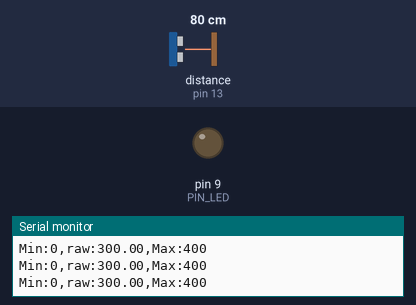
Simulated run of this sketch. Board: Arduino Uno, built with avr-gcc and run on an emulated ATmega328P. Shown: output pins drawn as LEDs (lit = HIGH), the last lines printed to the serial monitor. Wiring (inferred from the names in the program): ultrasonic range finder: trigger pin 12; echo pin 13. The inputs (shaded band) are chosen by the test bench; at power-on: distance to the obstacle (sensor on pin 13) 80 cm. The echo pulse lasts 58.3 µs per cm; pins used as bus, display or sensor lines are not drawn.

Above: at 1.3 s.
1.4 s: distance to the obstacle (sensor on pin 13) set to 34 cm
2.9 s: distance to the obstacle (sensor on pin 13) set to 28 cm
At 4.8 s:
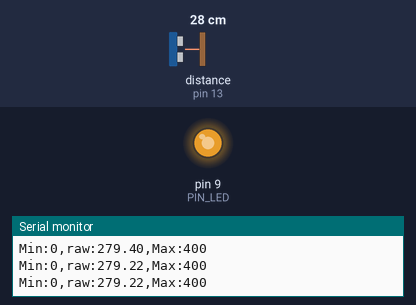
5.9 s: distance to the obstacle (sensor on pin 13) set to 18 cm
At 6.12 s:
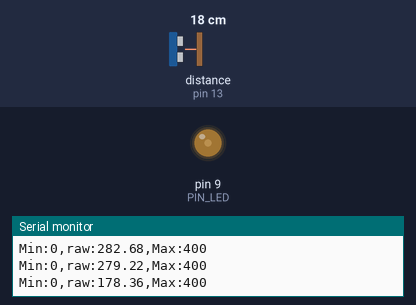
Timing chart, 0 to 14.9 s (numbered marks = the images above; inputs shaded):
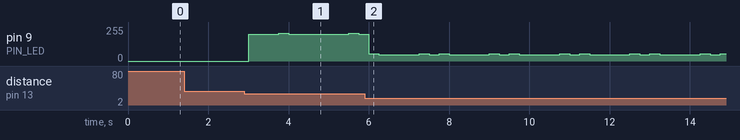

Measured:
- the behaviour switches between 31 and 30 cm on distance to the obstacle (sensor on pin 13) (found by bisection; images 0 and 1)
- after the input at 2.9 s, pin 9 (PIN_LED): goes 202/255 0.75 s, 210/255 0.25 s, 202/255 1.5 s, 210/255 0.25 s, then 202/255, starting after 0.10 s

The sketch:

08_practice_1.ino
```cpp
// Arduino pin assignment
#define PIN_LED 9
#define PIN_TRIG 12
#define PIN_ECHO 13

// configurable parameters
#define SND_VEL 346.0 // sound velocity at 24 celsius degree (unit: m/s)
#define INTERVAL 250 // sampling interval (unit: ms)
#define _DIST_MIN 100.0 // minimum distance to be measured (unit: mm)
#define _DIST_MAX 300.0 // maximum distance to be measured (unit: mm)

// global variables
float timeout; // unit: us
float dist_min, dist_max, dist_raw; // unit: mm
unsigned long last_sampling_time; // unit: ms
float scale; // used for pulse duration to distance conversion
float brightness;

void setup() {
// initialize GPIO pins
  pinMode(PIN_LED,OUTPUT);
  pinMode(PIN_TRIG,OUTPUT);
  digitalWrite(PIN_TRIG, LOW);
  pinMode(PIN_ECHO,INPUT);

// initialize USS related variables
  dist_min = _DIST_MIN;
  dist_max = _DIST_MAX;
  timeout = (INTERVAL / 2) * 1000.0; // precalculate pulseIn() timeout value. (unit: us)
  dist_raw = 0.0; // raw distance output from USS (unit: mm)
  scale = 0.001 * 0.5 * SND_VEL;
  brightness = 0.0;

// initialize serial port
  Serial.begin(57600);

// initialize last sampling time
  last_sampling_time = 0;
}

void loop() {
// wait until next sampling time.
// millis() returns the number of milliseconds since the program started. Will overflow after 50 days.
  if(millis() < last_sampling_time + INTERVAL) return;

// get a distance reading from the USS
  dist_raw = USS_measure(PIN_TRIG,PIN_ECHO);


// turn on the LED if the distance is between dist_min and dist_max
  if(dist_min <= dist_raw && dist_raw <= 200.0) {
    brightness = (200.0 - dist_raw) * (2.55);
    analogWrite(PIN_LED, brightness);
  }
  else if(200.0 < dist_raw && dist_raw < dist_max) {
    brightness = (dist_raw - 200.0) * (2.55);
    analogWrite(PIN_LED, brightness);
  }
  else if(dist_raw < dist_min) {
    dist_raw = dist_min;
    brightness = 255;
    analogWrite(PIN_LED, brightness);;
  }
  else if(dist_raw > dist_max) {
    dist_raw = dist_max;
    brightness = 255;
    analogWrite(PIN_LED, brightness);
  }

// output the read value to the serial port
  Serial.print("Min:0,");
  Serial.print("raw:");
  Serial.print(dist_raw);
  Serial.print(",");
  Serial.println("Max:400");

// do something here
  //delay(25); // Assume that it takes 50ms to do something.

// update last sampling time
  last_sampling_time += INTERVAL;
}

// get a distance reading from USS. return value is in millimeter.
float USS_measure(int TRIG, int ECHO)
{
  float reading;
  digitalWrite(TRIG, HIGH);
  delayMicroseconds(10);
  digitalWrite(TRIG, LOW);
  reading = pulseIn(ECHO, HIGH, timeout) * scale; // unit: mm
  if(reading < dist_min) reading = 0.0;
  if(reading > dist_max) reading = 300.0;
  //if(reading < dist_min || reading > dist_max) reading = 0.0; // return 0 when out of range.
  return reading;
  // Pulse duration to distance conversion example (target distance = 17.3m)
  // - round trip distance: 34.6m
  // - expected pulse duration: 0.1 sec, or 100,000us
  // - pulseIn(ECHO, HIGH, timeout) * 0.001 * 0.5 * SND_VEL
  //           = 100,000 micro*sec * 0.001 milli/micro * 0.5 * 346 meter/sec
  //           = 100,000 * 0.001 * 0.5 * 346 * micro * sec * milli * meter
  //                                           ----------------------------
  //                                           micro * sec
  //           = 100 * 173 milli*meter = 17,300 mm = 17.3m
  // pulseIn() returns microseconds.
}
```
